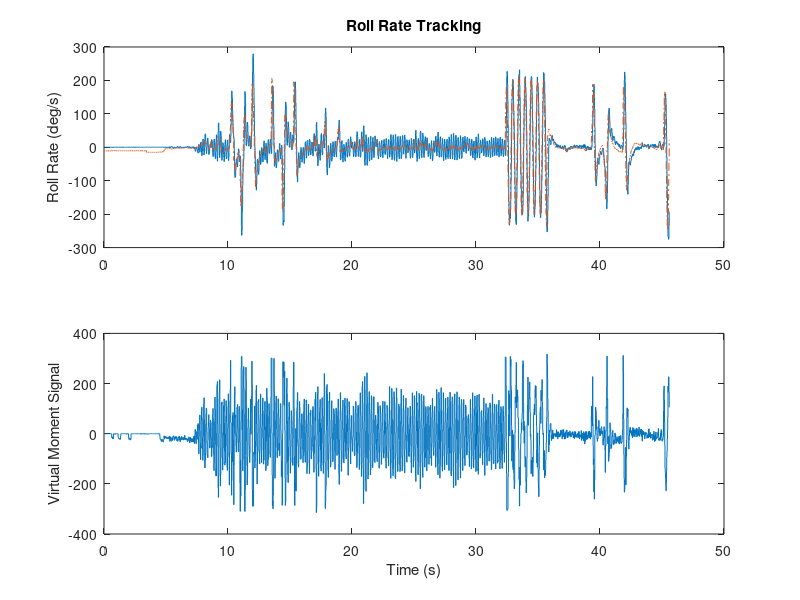

Source code (MATLAB): (Note: this script raises an error after producing the figure.)
clear all
close all
clc
%Load Data
Data=load('FlightData_6_Mar_2018_5.txt');
[nd,md]=size(Data);
Nd=[1:nd];
%Select axis to work
sel=1;              %(1=roll, 2=pitch, 3=yaw)
%Select IMU data
Nimu=[1:9];
IMU_Data=Data(Nd,Nimu);
%Select Motors Data and allocate them
Nu=[10:13];
MOT_Data=Data(Nd,Nu);
L=1/4*(MOT_Data(:,2)+MOT_Data(:,4)-MOT_Data(:,1)-MOT_Data(:,3));
M=1/4*(MOT_Data(:,3)+MOT_Data(:,4)-MOT_Data(:,1)-MOT_Data(:,2));
N=1/4*(MOT_Data(:,1)+MOT_Data(:,4)-MOT_Data(:,2)-MOT_Data(:,3));
%Select References Data
Nref=[14:19];
REF_Data=Data(Nd,Nref);
%Select Roll Parameters
Npar_roll=[20:23];
ParaRoll=Data(Nd,Npar_roll);
%Select Pitch Parameters
Npar_pitch=[24:27];
ParaPitch=Data(Nd,Npar_pitch);
%Select Yaw Parameters
Npar_yaw=[28:31];
ParaYaw=Data(Nd,Npar_yaw);
%Select Roll Gains    
Ngain_roll=[32:35];
GainRoll=Data(Nd,Ngain_roll);
%Select Pitch Gains
Ngain_pitch=[36:39];
GainPitch=Data(Nd,36:39);
%Select Yaw Gains
Ngain_yaw=[40:43];
GainYaw=Data(Nd,40:43);
switch sel
    case 1
        Y=IMU_Data(:,4);
        U=L;
        R=REF_Data(:,4);
        Title='Roll Rate Tracking';        
        YSignal='Roll Rate (deg/s)';
        USignal='Virtual Moment Signal';
        Parameters=ParaRoll;
        TitleParam='Roll Parameters';  
    case 2
        Y=IMU_Data(:,5);
        U=M;
        R=REF_Data(:,5);
        Title='Pitch Response';
        YSignal='Pitch Rate (deg/s)';
        USignal='Pitch Throttle Signal';        
        Parameters=ParaPitch;
        TitleParam='Pitch Parameters';
    case 3
        Y=IMU_Data(:,6);
        U=N;
        R=REF_Data(:,6);
        Title='Yaw Response';
        YSignal='Yaw Rate (deg/s)';
        USignal='Yaw Throttle Signal';        
        Parameters=ParaYaw;
        TitleParam='Yaw Parameters';
end

%Generate timing vector
dt=0.02;
t=dt*(Nd-Nd(1));

%Select Data to Process
figure(1);
hold off
subplot(2,1,1);
stairs(t,Y);
hold on
stairs(t,R,'-.');
title(Title);
ylabel(YSignal);
subplot(2,1,2);
stairs(t,U);
ylabel(USignal);
xlabel('Time (s)');
[x,y]=ginput(2);               %Select 2 points from graph
n1=round(x(1)/dt);
n2=round(x(2)/dt);
range=(n1:n2);
R=R(range);
Y=Y(range);
U=U(range);

%Alterate timing vector and replot
t=dt*(Nd(range)-Nd(range(1)));
close all
figure();
subplot(2,1,1);
stairs(t,Y);
hold on
stairs(t,R,'-.');
lim=axis;
axis([t(1),t(end),lim(3:4)]);
title(Title);
ylabel(YSignal);
% legend('Roll Rate Output (p)','Roll Rate Reference (p_r)')
subplot(2,1,2);
stairs(t,U);
lim=axis;
axis([t(1),t(end),lim(3:4)]);
ylabel(USignal);
legend('L');
xlabel('Time (s)');

%Plot Angles
figure();
stairs(t,IMU_Data(range,1:3))
title('Angles Data');
ylabel('Angles (degs)');
xlabel('Time (s)');
legend('Roll','Pitch','Yaw');

%Plot Rates
figure();
stairs(t,IMU_Data(range,4:6));
title('Angular Velocity Data');
ylabel('Rates (deg/s)');
xlabel('Time (s)');
legend('Roll Rate','Pitch Rate','Yaw Rate');

%Plot Accelerations
figure();
stairs(t,IMU_Data(range,7:9));
title('Acceleration Data');
ylabel('Accelerations (m/s^2)');
xlabel('Time (s)');
legend('a_x','a_y','a_z');

%Plot Motors
figure();
stairs(t,MOT_Data(range,:));
title('Motors Data');
ylabel('Input Signal');
xlabel('Time (s)');
legend('M_1','M_2','M_3','M_4');

%Plot Moments
figure();
stairs(t,L(range,:));
hold on
stairs(t,M(range,:));
stairs(t,N(range,:));
title('Moments Data');
ylabel('Moments Signal');
xlabel('Time (s)');
legend('L','M','N');

%Plot Angle References
figure();
stairs(t,REF_Data(range,1:3));
title('Angle References Data');
ylabel('Angles (degs)');
xlabel('Time (s)');
legend('Roll Rate Ref','Pitch Rate Ref','Yaw Rate Ref');

%Plot Rates References
figure();
stairs(t,REF_Data(range,4:6));
title('Rates References Data');
ylabel('Rates (degs/s)');
xlabel('Time (s)');
legend('Roll Rate Ref','Pitch Rate Ref','Yaw Rate Ref');

%Plot Parameters
figure();
stairs(t,ParaRoll(range,1),'b');
hold on
stairs(t,ParaRoll(range,2),'r');
stairs(t,ParaRoll(range,3),'g');
title('Roll Axis - Estimated Parameters');
ylabel('Parameters');
xlabel('Time (s)');
plot(t,0*ones(length(t),1),'--b');
plot(t,-0.7*ones(length(t),1),'--b');
plot(t,0.3*ones(length(t),1),'--r');
plot(t,0.05*ones(length(t),1),'--r');
lim=axis;
axis([t(1),t(end),-1,0.5]);
legend('a','b');
% figure();
% stairs(t,ParaPitch(range,3:4));
% title('Pitch Parameters');
% ylabel('Parameters');
% legend('a','b');
% xlabel('Time (s)');
% figure();
% stairs(t,ParaYaw(range,3:4));
% title('Yaw Parameters');
% ylabel('Parameters');
% legend('a','b');
% xlabel('Time (s)');

%Plot Gains
figure();
stairs(t,GainRoll(range,:));
lim=axis;
axis([t(1),t(end),lim(3:4)]);
title('Roll Axis - Control Gains');
ylabel('Gains');
xlabel('Time (s)');
legend('K_x(1)','K_x(2)','K_x(3)','K_x(4)');
% figure();
% stairs(t,GainPitch(range,[1:2,4]));
% title('Pitch Gains');
% xlabel('Time (s)');
% figure();
% stairs(t,GainYaw(range,[1:2,4]));
% title('Yaw Gains');
% xlabel('Time (s)');